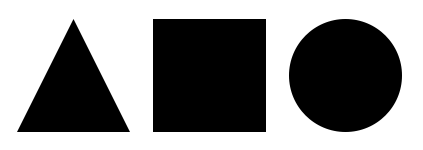
#> input picture 2021_SELF_STUDY/Python + OpenCV/picture/shapes.png, 423 x 150 px
$ jupyter execute --allow-errors Chapter7.ipynb   (shell and % lines are left out)
#> lines starting #> are read from the running program, lines starting #| are printed output that depends on the picture; after the words box and inside, x2 and y2 are one past the last pixel; in counts of white or black regions, pixels touching at a corner belong together
# 영상 분할
### 1. 컨투어

[cell 1]
### 컨투어 찾기와 그리기 = 연속된 색상이나 밝기의 곡선
import cv2
import numpy as np

# 이미지 불러오기
img = cv2.imread('./picture/shapes.png')
#> img is the input picture: shape (150, 423, 3); min 0, max 255, mean 137.7
img2 = img.copy()

# 이미지 그레이 스케일로 변환
imgray = cv2.cvtColor(img, cv2.COLOR_BGR2GRAY)
# 스레시홀드로 바이너리 이미지 만들어서 검은색 배경에 흰색 물체 그림으로 변경
ret, imthres = cv2.threshold(imgray, 127, 255, cv2.THRESH_BINARY_INV)
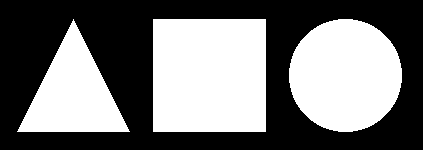
#> imthres: shape (150, 423); 46% white; 3 white regions

# 바깥쪽 컨투어에 대해 모든 좌표 반환
contour, hierarchy = cv2.findContours(imthres, cv2.RETR_EXTERNAL, cv2.CHAIN_APPROX_NONE)
#> contour = 3 contours; box (x1, y1, x2, y2) and area: (153, 19, 266, 132) 12544, (289, 19, 402, 132) 9870, (17, 19, 130, 132) 6216
# 바깥쪽 컨투어에 대해 꼭짓점 좌표 반환
contour2, hierarchy = cv2.findContours(imthres, cv2.RETR_EXTERNAL, cv2.CHAIN_APPROX_SIMPLE)
#> contour2 has the same summary as contour

print('도형의 개수: %d(%d)' %(len(contour), len(contour2)))
#| 도형의 개수: 3(3)

# 컨투어 그리기 - 바깥쪽 컨투어
cv2.drawContours(img, contour, -1, (0, 255, 0), 4)
#> img: shape (150, 423, 3); 8.62% of pixels changed, all inside (x1, y1, x2, y2) = (15, 17, 404, 134)
cv2.drawContours(img2, contour2, -1, (0, 255, 0), 4)

# 컨투어의 모든 점을 파랑색으로 그리기
for i in contour:
    for j in i:
        cv2.circle(img, tuple(j[0]), 1, (255, 0, 0), -1)
#> this loop made 3 passes
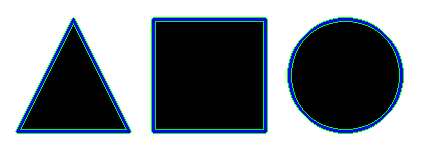
#> img: shape (150, 423, 3); mean B, G, R 141.9, 137.5, 128.7

# 컨투어의 모든 점을 파랑색으로 그리기
for i in contour2:
    for j in i:
        cv2.circle(img2, tuple(j[0]), 1, (255, 0, 0), -1)
#> this loop made 3 passes
#> i on pass 2: [[153, 19], [153, 131], [265, 131], [265, 19]]
#> img2: shape (150, 423, 3); mean B, G, R 133.7, 145.7, 128.7

cv2.imshow('CHAIN_APPROX_NONE', img)
cv2.imshow('CHAIN_APPROX_SIMPLE', img2)
cv2.waitKey(0)
cv2.destroyAllWindows()

[cell 2]
### 컨투어 계층 트리
import cv2
import numpy as np

# 이미지 불러오기
img = cv2.imread('./picture/shapes_donut.png')
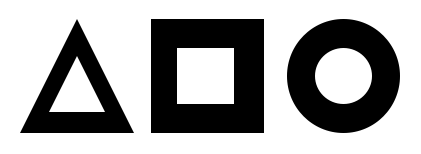
#> input picture 2021_SELF_STUDY/Python + OpenCV/picture/shapes_donut.png, 421 x 154 px
#> img is the input picture: shape (154, 421, 3); min 0, max 255, mean 167.6
img2 = img.copy()

# 흑백이미지 → 바이너리 이미지로 변환하기
imgray = cv2.cvtColor(img, cv2.COLOR_BGR2GRAY)
#> imgray: shape (154, 421)
ret, imthres = cv2.threshold(imgray, 127, 255, cv2.THRESH_BINARY_INV)
#> imthres: shape (154, 421); 34.3% white; 3 white regions

# 가장 바깥 컨투어만 수집
contour, hierarchy = cv2.findContours(imthres, cv2.RETR_EXTERNAL, cv2.CHAIN_APPROX_NONE)
#> contour = 3 contours; box (x1, y1, x2, y2) and area: (151, 19, 264, 133) 12656, (287, 19, 400, 133) 9964, (20, 20, 134, 133) 6328
#> (the rest of this cell did not finish here and is left out)

[cell 3]
### 모멘트를 이용한 중심점, 넓이, 둘레 길이
import numpy as np
import cv2

# 이미지 불러오기
img = cv2.imread('./picture/shapes.png')
# 이미지 gray로 바꾸기
imgray = cv2.cvtColor(img, cv2.COLOR_BGR2GRAY)
# 이미지 바이너리 스케일로 변환하기
ret, th = cv2.threshold(imgray, 127, 255, cv2.THRESH_BINARY_INV)
# 이미지 컨투어 찾기
contours, hierachy = cv2.findContours(th, cv2.RETR_EXTERNAL, cv2.CHAIN_APPROX_SIMPLE)
#> contours = 3 contours; box (x1, y1, x2, y2) and area: (153, 19, 266, 132) 12544, (289, 19, 402, 132) 9870, (17, 19, 130, 132) 6216

# 각 도형에 대한 컨투어 계산
for c in contours:
    # 각 도형별 모멘트 계산
    mmt = cv2.moments(c)
    # 중심 모멘트 계산하기 = 위치가 변해도 값이 동일한 모멘트
    cx = int(mmt['m10']/mmt['m00'])
    cy = int(mmt['m01']/mmt['m00'])
    # 영역 넓이
    a = mmt['m00']
    # 영역 외곽선 길이 구하기: arcLength(넓이를 계산할 컨투어, 컨투어 방향 플래그)
    l = cv2.arcLength(c, True)
    # 중심점에 노란색 점 그리기
    cv2.circle(img, (cx, cy), 5, (0, 255, 255), -1)
    # 중심점 아래에 넓이 쓰기 - 빨강
    cv2.putText(img, "A:%.0f"%a, (cx, cy+20), cv2.FONT_HERSHEY_PLAIN, 1, (0, 0, 255))
    # 컨투어 시작점에 길이 적기 - 파랑
    cv2.putText(img, "L:%.2f"%l, tuple(c[0][0]), cv2.FONT_HERSHEY_PLAIN, 1, (255, 0, 0))
    # 함수로 컨투어 넓이 계산해서 출력
    print("area:%.2f"%cv2.contourArea(c, False))
#> this loop made 3 passes
#> (cx, cy, a, l) on passes 1, 3: (345, 75, 9870, 370.7), (73, 93, 6216, 382.4)
#> (c, cx, cy, a, l) on pass 2: ([[153, 19], [153, 131], [265, 131], [265, 19]], 209, 75, 12544, 448)
#| area:9870.00
#| area:12544.00
#| area:6216.00
#> img: shape (150, 423, 3)

# 결과 출력하기
cv2.imshow('center', img)
cv2.waitKey(0)
cv2.destroyAllWindows()

[cell 4]
### 컨투어를 감싸는 도형 그리기
import numpy as np
import cv2

# 이미지 읽어오기
img = cv2.imread('./picture/lightning.png')
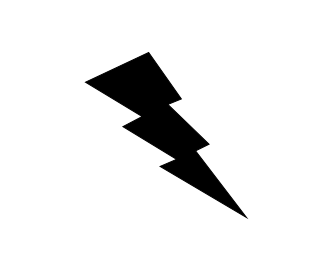
#> input picture 2021_SELF_STUDY/Python + OpenCV/picture/lightning.png, 331 x 276 px
#> img is the input picture: shape (276, 331, 3); min 0, max 255, mean 234.7
# 그레이스케일로 변환
imgray = cv2.cvtColor(img, cv2.COLOR_BGR2GRAY)
#> imgray: shape (276, 331)
# 바이너리 스케일 변환
ret, th = cv2.threshold(imgray, 127, 255, cv2.THRESH_BINARY_INV)
#> th: shape (276, 331); 8% white; 1 white region

# 컨투어 찾기
contours, hr = cv2.findContours(th, cv2.RETR_EXTERNAL, cv2.CHAIN_APPROX_SIMPLE)
#> contours = 1 contour; box (x1, y1, x2, y2) and area: (85, 52, 248, 219) 7052; hr = [[-1, -1, -1, -1]]

contr = contours[0]
#> contr = contour of 332 points, box (x1, y1, x2, y2) (85, 52, 248, 219), area 7052

# ① 감싸는 사각형 표시(검정) = boundingRect(좌표를 감싸는 사각형 구하기)
x, y, w, h = cv2.boundingRect(contr)
#> x = 85; y = 52; w = 163; h = 167
cv2.rectangle(img, (x,y), (x+w, y+h), (0, 0, 0), 3)

# ② 좌표를 감싸는 최소한의 사각형 (초록색) = miniAreaRect(회전한 사각형의 좌표?)
rect = cv2.minAreaRect(contr)
#> rect = ((177.9, 139.9), (67.77, 208.5), -40.06)
# 중심점과 각도를 4개의 꼭짓점 좌표로 변환
box = cv2.boxPoints(rect)
#> box = [[219.1, 241.5], [84.92, 81.91], [136.8, 38.29], [271, 197.8]]
# 정수로 변환
box = np.int0(box)
#> box = [[219, 241], [84, 81], [136, 38], [270, 197]]
# 컨투어 그리기
cv2.drawContours(img, [box], -1, (0,255,0), 3)

# ③ 최소한의 원 표시(파란색)
(x, y), radius = cv2.minEnclosingCircle(contr)
#> x = 166; y = 150; radius = 105.8
cv2.circle(img, (int(x), int(y)), int(radius), (255, 0, 0), 2)

# ④ 감싸는 최소한의 삼각형 표시 (분홍색)
ret, tri = cv2.minEnclosingTriangle(contr)
#> ret = 11620.5; tri = [[259.6, 242.2], [158, 46.83], [62.42, 91.8]]
cv2.polylines(img, [np.int32(tri)], True, (255, 0, 255),  2)

# ⑤ 최소한의 타원 표시 (노란색)
ellipse = cv2.fitEllipse(contr)
#> ellipse = ((162.5, 120.9), (60.93, 210), 138.7)
cv2.ellipse(img, ellipse, (0,255,255), 3)

# ⑥ 중심점을 통과하는 직선 표시 (빨간색) = fitLine(): 중심점을 통과하는 직선 계산, 거리 계산방식, [반지름 정확도, 각도 정확도, line] 이셋은 권장값대로
[vx, vy, x, y] = cv2.fitLine(contr, cv2.DIST_L2, 0, 0.01, 0.01)
#> vx = [0.643]; vy = [0.766]; x = [161]; y = [130.3]
cols, rows = img.shape[:2]
#> cols = 276; rows = 331
cv2.line(img, (0, int((0-x)*(vy/vx)+y)), (cols-1, int((cols-x)*(vy/vx)+y)), (0,0,255), 2)

cv2.imshow('Bound Fit shapes', img)
cv2.waitKey(0)
cv2.destroyAllWindows()

[cell 5]
### 컨투어 단순화 = 오차 범위 내 근사 값으로 컨투어를 계산
import cv2
import numpy as np

# 이미지 불러오기
img = cv2.imread('./picture/bad_rect.png')
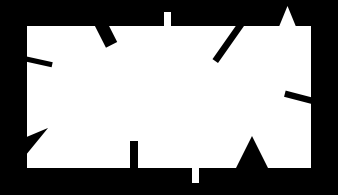
#> input picture 2021_SELF_STUDY/Python + OpenCV/picture/bad_rect.png, 338 x 195 px
#> img is the input picture: shape (195, 338, 3); min 0, max 255, mean 150.6
img2 = img.copy()

# 이미지 grayscale로 변환
imgray = cv2.cvtColor(img, cv2.COLOR_BGR2GRAY)
#> imgray: shape (195, 338)
# 이미지 바이너리 스케일로 변환
ret, th = cv2.threshold(imgray, 127, 255, cv2.THRESH_BINARY)
#> th: shape (195, 338); 59.1% white; 1 black region

# 컨투어 찾기
contours, hierachy = cv2.findContours(th, cv2.RETR_EXTERNAL, cv2.CHAIN_APPROX_SIMPLE)
#> contours = 1 contour; box (x1, y1, x2, y2) and area: (27, 7, 311, 183) 38314
contour = contours[0]
#> contour = contour of 297 points, box (x1, y1, x2, y2) (27, 7, 311, 183), area 38314

# 전체 둘레 길이 * 0.05
epsilon = 0.05 * cv2.arcLength(contour, True)
#> epsilon = 65.44
# 근사 컨투어 계산 = approxPolyDP(대상 컨투어, 근사값의 정확도, 컨투어의 닫힘 여부)
approx = cv2.approxPolyDP(contour, epsilon, True)
#> approx = [[310, 26], [27, 26], [27, 167], [310, 167]]

# 컨투어 그리기
cv2.drawContours(img, [contour], -1, (0, 255, 0), 3)
#> img: shape (195, 338, 3); 9.2% of pixels changed, all inside (x1, y1, x2, y2) = (25, 5, 313, 185)
cv2.drawContours(img2, [approx], -1, (0, 255, 0), 3)
#> img2: shape (195, 338, 3)

cv2.imshow('contour', img)
cv2.imshow('approx', img2)
cv2.waitKey()
cv2.destroyAllWindows()

[cell 6]
### 볼록 선체 = 객체의 외곽 선체 찾기에 도움
import numpy as np
import cv2

# 이미지 불러오기
img = cv2.imread('./picture/hand.jpg')
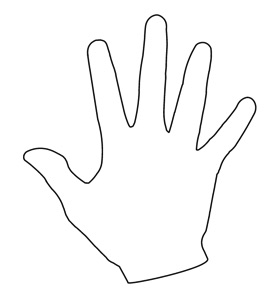
#> input picture 2021_SELF_STUDY/Python + OpenCV/picture/hand.jpg, 269 x 295 px
#> img is the input picture: shape (295, 269, 3); min 0, max 255, mean 249.1
img2 = img.copy()
# 이미지 그래이스케일
gray = cv2.cvtColor(img, cv2.COLOR_BGR2GRAY)
# 이미지 바이너리 스케일로 변환
ret, th = cv2.threshold(gray, 127, 255, cv2.THRESH_BINARY_INV)
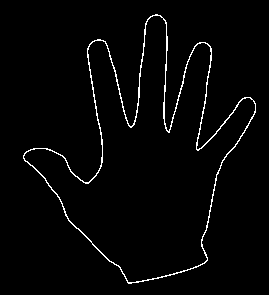
#> th: shape (295, 269); 2.3% white in thin lines or dots, all inside (x1, y1, x2, y2) = (23, 14, 256, 284)

# ① 컨투어 찾기와 그리기
contours, hierachy = cv2.findContours(th, cv2.RETR_EXTERNAL, cv2.CHAIN_APPROX_SIMPLE)
#> contours = 1 contour; box (x1, y1, x2, y2) and area: (23, 14, 256, 284) 27536
cntr = contours[0]
#> cntr = contour of 512 points, box (x1, y1, x2, y2) (23, 14, 256, 284), area 27536
# 컨투어 그리기
cv2.drawContours(img, [cntr], -1, (0, 255, 0), 1)
#> img: shape (295, 269, 3); 1.5% of pixels changed, all inside (x1, y1, x2, y2) = (23, 14, 256, 284)

# ② 볼록 선체 찾기 = convexHull(입력 컨투어, [볼록선체 결과, 방향, 결과 좌표 형식 선택])
hull = cv2.convexHull(cntr)
#> hull = contour of 27 points, box (x1, y1, x2, y2) (23, 14, 256, 284), area 40932
# 볼록 선체 컨투어 그리기
cv2.drawContours(img2, [hull], -1, (0, 255, 0), 1)
# 볼록 선체 만족 여부 확인 = 일반 컨투어 vs 볼록 선체
print(cv2.isContourConvex(cntr), cv2.isContourConvex(hull))
#| False True

# 볼록 선체 찾기(인덱스로?)
hull2 = cv2.convexHull(cntr, returnPoints=False)
#> hull2 = 27 values, max 511 at index 0, min 0 at index 26, mean 253.6
# 볼록선체의 결함찾기
defects = cv2.convexityDefects(cntr, hull2)
#> defects = 19 rows, first 6: [0, 2, 1, 162], [2, 91, 35, 23967], [91, 93, 92, 114], [94, 180, 137, 18631], [180, 182, 181, 114], [183, 185, 184, 114]

# 볼록선체 결함 순회
for i in range(defects.shape[0]):
    # 오목점 시작, 끝, 가장 먼거리, 볼록 선체와의 거리
    startP, endP, farthestP, distance = defects[i, 0]
    # 가장 먼 지점의 좌표 구하기
    farthest = tuple(cntr[farthestP][0])
    # 거리를 부동 소수점으로 변환
    dist = distance/256.0
    # 거리가 1보다 큰 경우 빨간점 표시
    if dist > 1:
        cv2.circle(img2, farthest, 3, (0, 0, 255), -1)
#> this loop made 19 passes
#> (startP, endP, farthestP, distance, farthest, dist) on passes 1 to 12: (0, 2, 1, 162, (154, 15), 0.633), (2, 91, 35, 23967, (131, 126), 93.62), (91, 93, 92, 114, (93, 41), 0.445), (94, 180, 137, 18631, (98, 171), 72.78), (180, 182, 181, 114, (24, 154), 0.445), (183, 185, 184, 114, (24, 159), 0.445), (185, 217, 198, 1514, (57, 195), 5.91), (217, 243, 230, 1173, (120, 268), 4.58), (245, 247, 246, 217, (132, 282), 0.848), (247, 255, 248, 201, (139, 281), 0.785), (255, 263, 256, 186, (159, 277), 0.727), (263, 267, 266, 211, (178, 272), 0.824)
#> img2: shape (295, 269, 3); mean B, G, R 246.9, 249, 247.5

cv2.imshow('contour', img)
cv2.imshow('convex hull', img2)
cv2.waitKey(0)
cv2.destroyAllWindows()

[cell 7]
### 도형 매칭으로 비슷한 도형 찾기
import numpy as np
import cv2

# 이미지 불러오기
target = cv2.imread('./picture/4star.jpg')
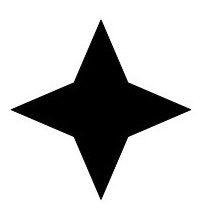
#> input picture 2021_SELF_STUDY/Python + OpenCV/picture/4star.jpg, 210 x 211 px
#> target is the input picture: shape (211, 210, 3); min 0, max 255, mean 197.9
shapes = cv2.imread('./picture/shapestomatch.jpg')

# 이미지 그레이 스케일로 전부 변환
targetGray = cv2.cvtColor(target, cv2.COLOR_BGR2GRAY)
#> (the rest of this cell did not finish here and is left out)

### 2. 허프 변환

[cell 8]
### 허프 선 변환 = 수많은 픽셀 속에서 직선 관계를 갖는 픽셀들만 골라내기
import numpy as np
import cv2

# 이미지 불러오기
img = cv2.imread('./picture/sudoku.jpg')
#> (the rest of this cell did not finish here and is left out)

[cell 9]
# 확률적 허프 선 변환 = 모든 점에 대해서가 아니라 무작위로 선정한 픽셀로 허프변환을 수행하여 그 수를 늘려가는 방법
import cv2
import numpy as np

# 이미지 불러오기
img = cv2.imread('./picture/sudoku.jpg')
#> (the rest of this cell did not finish here and is left out)

[cell 10]
### 허프 원 변환
# 방법1. 허프 직선 변환 알고리즘 적용 (메모리와 연산속도 문제)
# 방법2. 캐니 엣지 수행 → 소벨 필터 적용 : 엣지의 경사도를 누적
import cv2
import numpy as np

# 이미지 불러오기
img = cv2.imread('./picture/coins_connected.jpg')
# 그레이 스케일 변환
#> (the rest of this cell did not finish here and is left out)

### 3. 연속 영역 분할

[cell 11]
# 거리 변환 = 물체의 최중심점을 찾기 = 스켈레톤 검출 → 방법1. 주변 경계로부터 가장 멀리 떨어진 곳 찾기
import cv2
import numpy as np

# 이미지 그레이스케일로 불러오기
img = cv2.imread('./picture/full_body.jpg', cv2.IMREAD_GRAYSCALE)
# 바이너리 스케일로 변환하기 = 이미지는 하양, 배경은 검정
_, biimg = cv2.threshold(img, 127, 255, cv2.THRESH_BINARY_INV)

# 거리 변환 = distanceTransform(입력 영상, 거리계산 방식, 거리 변환 커널의 크기)
dst = cv2.distanceTransform(biimg, cv2.DIST_L2, 5)
# 거리 값을 정규화 (0~255)
#> (the rest of this cell did not finish here and is left out)

[cell 12]
### 연결 요소 레이블링
import cv2
import numpy as np

# 이미지 불러오기
img = cv2.imread('./picture/shapes_donut.png')
# 이미지와 똑같은 모양의 img2 만들기
img2 = np.zeros_like(img)
# 이미지를 그레이 스케일로 변환
gray = cv2.cvtColor(img, cv2.COLOR_BGR2GRAY)
# 이미지를 바이너리 스케일로 변환하기
_, th = cv2.threshold(gray, 127, 255, cv2.THRESH_BINARY)
#> th: shape (154, 421); 65.7% white; 3 black regions, box (x1, y1, x2, y2) and area: (151, 19, 264, 133) 9690, (287, 19, 400, 133) 7620, (20, 20, 134, 133) 4930

# 이미지에서 픽셀값이 0으로 끊어지지 않는 영역끼리 같은 값을 부여
cnt, labels = cv2.connectedComponents(th)
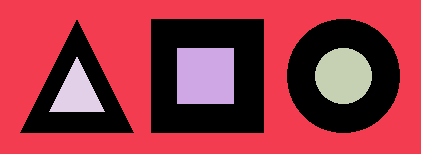
#> labels: shape (154, 421) int32; 5 distinct labels, from 0 to 4; one colour per label, 0 black
#> cnt = 5

# 레이블 개수만큼 순회
for i in range(cnt):
    # 레이블이 같은 영역에 랜"덤한 색상 적용
    img2[labels==i] = [int(j) for j in np.random.randint(0, 255, 3)]
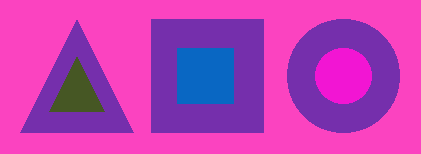
#> img2: shape (154, 421, 3); mean of channels 0, 1, 2 182.2, 60.6, 188.4; drawn as B, G, R

cv2.imshow('origin', img)
cv2.imshow('labeled', img2)
cv2.waitKey(0)
cv2.destroyAllWindows()
